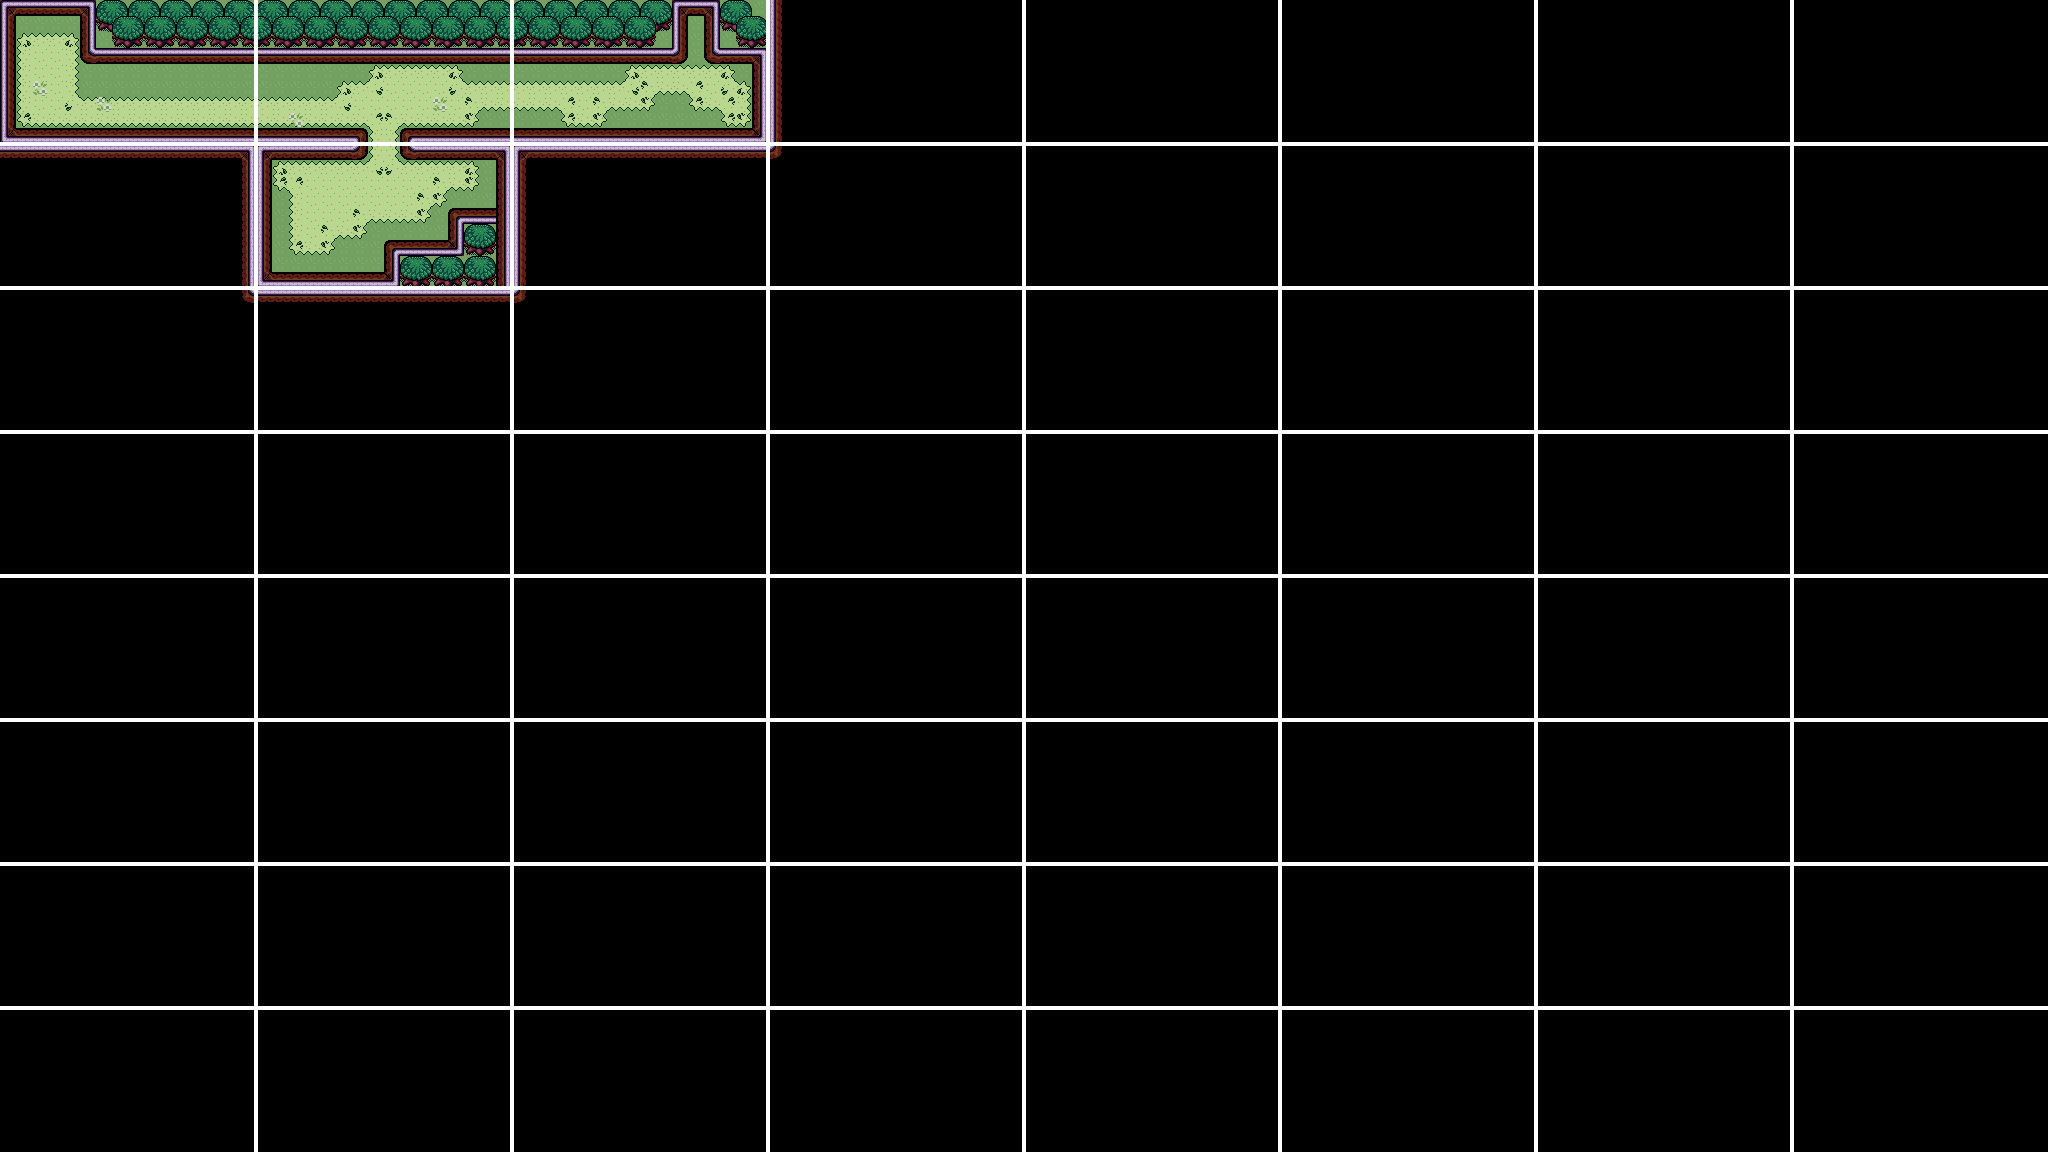

This game map was drawn from its Tiled (.tmx) file and the tilesets committed beside it. A one-line description and the trimmed map source follow:
An orthogonal 128x72 tile map with 16x16 px tiles, 5 tile layers (ground, walls, upper_ground, tree1, ...), 4 tilesets, 1 image layer and 20 objects (6x Pumpkin, Spawn, room00, room10, room11, ...).

<map version="1.2" tiledversion="1.2.4" orientation="orthogonal" renderorder="right-down" width="128" height="72" tilewidth="16" tileheight="16" infinite="0" nextlayerid="8" nextobjectid="28">
 <tileset firstgid="1" source="../tiled/overworld/overworld_wall.tsx" />
 <tileset firstgid="26" source="../tiled/overworld/overworld_decor.tsx" />
 <tileset firstgid="31" source="../tiled/overworld/overworld_ground.tsx" />
 <tileset firstgid="61" source="../tiled/objects.tsx" />
 <layer id="1" name="ground" width="128" height="72">
  <data>[9216 cells, 393 non-empty, 14 distinct tile ids]</data>
 </layer>
 <layer id="2" name="walls" width="128" height="72">
  <data>[9216 cells, 371 non-empty, 13 distinct tile ids]</data>
 </layer>
 <layer id="3" name="upper_ground" width="128" height="72">
  <data>[9216 cells, 138 non-empty, 2 distinct tile ids]</data>
 </layer>
 <layer id="4" name="tree1" width="128" height="72">
  <data>[9216 cells, 96 non-empty, 5 distinct tile ids]</data>
 </layer>
 <layer id="5" name="tree2" width="128" height="72">
  <data>[9216 cells, 72 non-empty, 4 distinct tile ids]</data>
 </layer>
 <objectgroup id="6" name="objects">
  <object id="1" name="Spawn" x="384" y="128">
   <point />
  </object>
  <object id="2" gid="63" x="208" y="96" width="16" height="16" />
  <object id="6" gid="62" x="224" y="96" width="16" height="16" />
  <object id="7" gid="62" x="224" y="80" width="16" height="16" />
  <object id="8" gid="64" x="80" y="80" width="16" height="16">
   <properties>
    <property name="text" value="Woah Tiled support that's wild" />
   </properties>
  </object>
  <object id="10" gid="64" x="688" y="32" width="16" height="16">
   <properties>
    <property name="text" value="hello" />
   </properties>
  </object>
  <object id="12" gid="65" x="16" y="32" width="16" height="16">
   <properties>
    <property name="cooldown" type="float" value="20" />
    <property name="mode" type="int" value="2" />
   </properties>
  </object>
  <object id="13" gid="66" x="64" y="32" width="16" height="16">
   <properties>
    <property name="cooldown" type="float" value="2" />
    <property name="mode" type="int" value="1" />
   </properties>
  </object>
  <object id="14" name="room00" x="14.4718" y="13.4129">
   <properties>
    <property name="light_data" value="day" />
   </properties>
   <point />
  </object>
  <object id="15" name="room10" x="290.142" y="29.6495">
   <properties>
    <property name="light_data" value="dawn" />
   </properties>
   <point />
  </object>
  <object id="16" name="room11" x="272" y="160">
   <properties>
    <property name="light_data" value="dusk" />
   </properties>
   <point />
  </object>
  <object id="17" name="room20" x="535.456" y="33.5322">
   <properties>
    <property name="light_data" value="dark" />
   </properties>
   <point />
  </object>
  <object id="18" gid="63" x="688.256" y="62.9371" width="16" height="16" />
  <object id="19" name="Pumpkin" x="272" y="224">
   <properties>
    <property name="path" value="res://enemies/pumpkin/pumpkin.tscn" />
   </properties>
   <point />
  </object>
  <object id="22" name="Pumpkin" x="272" y="208">
   <properties>
    <property name="path" value="res://enemies/pumpkin/pumpkin.tscn" />
   </properties>
   <point />
  </object>
  <object id="23" name="Pumpkin Coordinator" x="304" y="240">
   <properties>
    <property name="path" value="res://enemies/pumpkin/pumpkin_coordinator.tscn" />
   </properties>
   <point />
  </object>
  <object id="24" name="Pumpkin" x="273.623" y="191.223">
   <properties>
    <property name="path" value="res://enemies/pumpkin/pumpkin.tscn" />
   </properties>
   <point />
  </object>
  <object id="25" name="Pumpkin" x="432" y="224.777">
   <properties>
    <property name="path" value="res://enemies/pumpkin/pumpkin.tscn" />
   </properties>
   <point />
  </object>
  <object id="26" name="Pumpkin" x="432" y="208.777">
   <properties>
    <property name="path" value="res://enemies/pumpkin/pumpkin.tscn" />
   </properties>
   <point />
  </object>
  <object id="27" name="Pumpkin" x="433.623" y="192">
   <properties>
    <property name="path" value="res://enemies/pumpkin/pumpkin.tscn" />
   </properties>
   <point />
  </object>
 </objectgroup>
 <imagelayer id="7" name="grid">
  <image source="../tiled/gridtemplate.png" width="2048" height="1152" />
 </imagelayer>
</map>
